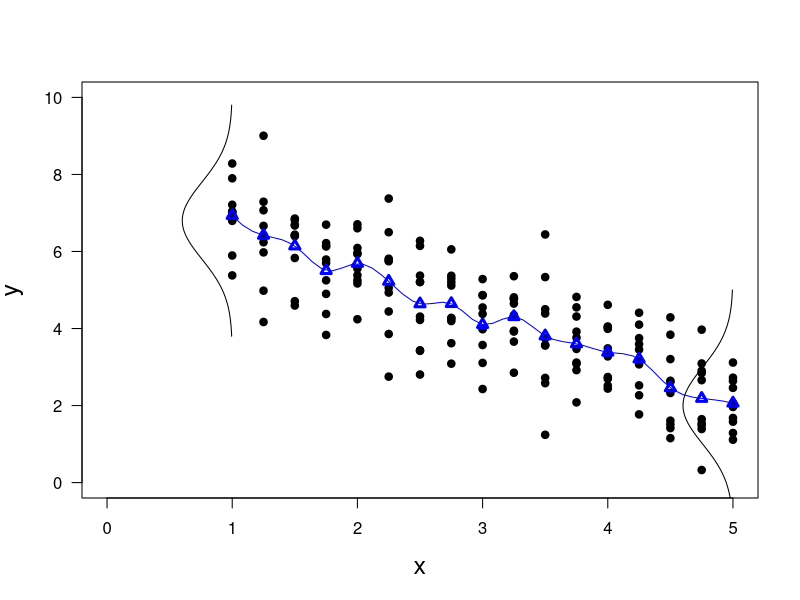

Generate this figure with R:
print('file: D1-LSartificialSpline.R')
# generate & plot artificial data
beta0 = 8; beta = -1.2 # true intercept & slope
sigma = 1              # true standard deviation of normal noise
# ----------- generate data (begin)
set.seed(1953)                       # set seed for random number generators
x = seq(1,5,0.25); Lx = length(x)    # non-stochastic (uncertainty = 0)
Lr = 10                              # number of data for each x-value ('replicates')
se = sigma/sqrt(Lr); print(c(round(se,4),'standard error'))
y = matrix(data=NA,nrow=Lx,ncol=Lr)  # Lx x Lr = 17 x 10 matrix
for(k in 1:Lx) y[k,] = beta0+beta*x[k]+sigma*rnorm(Lr) # additive normal noise
# ----------- generate data (end)
ymean = numeric(Lx)
for(k in 1:Lx) ymean[k] = mean(y[k,])
# png('SLFartificialSpline220308.png',width=16,height=16,units='cm',res=300)
plot(x,y[,1],type='p',lwd=4,col='black',cex=0.6,ylim=c(0,10),     # plot 1. sample
             xlim=c(0,max(x)),xlab='x',ylab='y',las=1,cex.lab=1.5)
for(k in 2:Lr) points(x,y[,k],lwd=4,col='black',cex=0.6)          # plot replicates
lines(spline(x,ymean),col='blue')
points(x,ymean,lwd=3,col='blue',cex=1,pch=24)
xn = seq(-3,3,0.01); yn = dnorm(xn,mean=0,sd=sigma)
lines(-yn+x[1],xn+beta0+beta*x[1],col='black')
lines(-yn+x[Lx],xn+beta0+beta*x[Lx],col='black')
# dev.off()
